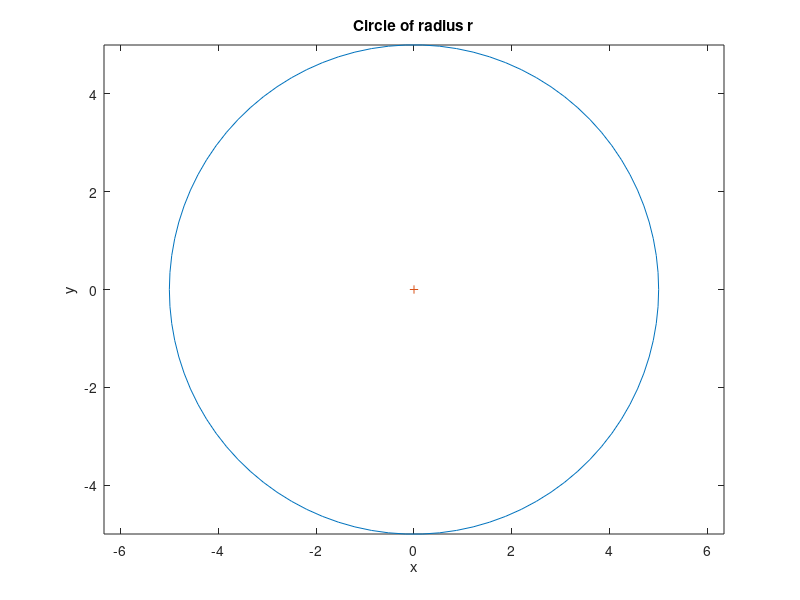

The MATLAB source for this figure:
%draw circle radius r
%input
r=input('Enter the radius of the circle: ');
%angles
theta=0:2*pi/90:2*pi;
%x and y
x=r*cos(theta);
y=r*sin(theta);
%plot graph
plot(x,y)
axis('equal');
%title+lables
xlabel('x')
ylabel('y')
title('Circle of radius r')
%cross
hold on;
plot(0,0,'+');
hold off;
